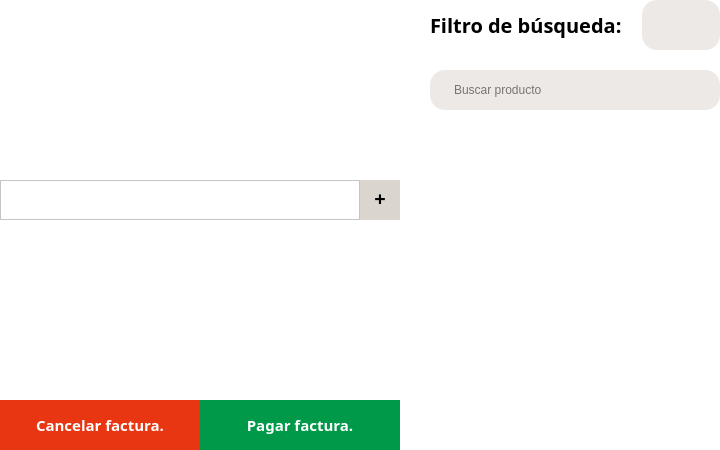
<?xml version="1.0" encoding="UTF-8"?>
<ui version="4.0">
 <class>BillingPage</class>
 <widget class="QWidget" name="BillingPage">
  <property name="geometry">
   <rect>
    <x>0</x>
    <y>0</y>
    <width>711</width>
    <height>450</height>
   </rect>
  </property>
  <property name="sizePolicy">
   <sizepolicy hsizetype="Expanding" vsizetype="Expanding">
    <horstretch>0</horstretch>
    <verstretch>0</verstretch>
   </sizepolicy>
  </property>
  <property name="windowTitle">
   <string>Form</string>
  </property>
  <property name="styleSheet">
   <string notr="true">QWidget {
	color: black;
	background-color: white;
}</string>
  </property>
  <layout class="QGridLayout" name="gridLayout_3">
   <property name="leftMargin">
    <number>0</number>
   </property>
   <property name="topMargin">
    <number>0</number>
   </property>
   <property name="rightMargin">
    <number>0</number>
   </property>
   <property name="bottomMargin">
    <number>0</number>
   </property>
   <property name="horizontalSpacing">
    <number>30</number>
   </property>
   <property name="verticalSpacing">
    <number>0</number>
   </property>
   <item row="0" column="0">
    <widget class="QWidget" name="widget" native="true">
     <property name="sizePolicy">
      <sizepolicy hsizetype="Expanding" vsizetype="Expanding">
       <horstretch>0</horstretch>
       <verstretch>0</verstretch>
      </sizepolicy>
     </property>
     <property name="minimumSize">
      <size>
       <width>400</width>
       <height>400</height>
      </size>
     </property>
     <property name="maximumSize">
      <size>
       <width>400</width>
       <height>16777215</height>
      </size>
     </property>
     <property name="styleSheet">
      <string notr="true">QWidget {
	color: black;
	background-color: white;
}</string>
     </property>
     <layout class="QGridLayout" name="billingLayout">
      <property name="leftMargin">
       <number>0</number>
      </property>
      <property name="topMargin">
       <number>0</number>
      </property>
      <property name="rightMargin">
       <number>0</number>
      </property>
      <property name="bottomMargin">
       <number>0</number>
      </property>
      <property name="spacing">
       <number>0</number>
      </property>
      <item row="1" column="0">
       <widget class="QWidget" name="widget_3" native="true">
        <property name="sizePolicy">
         <sizepolicy hsizetype="Expanding" vsizetype="Expanding">
          <horstretch>0</horstretch>
          <verstretch>0</verstretch>
         </sizepolicy>
        </property>
        <property name="minimumSize">
         <size>
          <width>40</width>
          <height>0</height>
         </size>
        </property>
        <property name="maximumSize">
         <size>
          <width>400</width>
          <height>40</height>
         </size>
        </property>
        <layout class="QGridLayout" name="gridLayout_4">
         <property name="leftMargin">
          <number>0</number>
         </property>
         <property name="topMargin">
          <number>0</number>
         </property>
         <property name="rightMargin">
          <number>0</number>
         </property>
         <property name="bottomMargin">
          <number>0</number>
         </property>
         <property name="horizontalSpacing">
          <number>0</number>
         </property>
         <item row="0" column="1">
          <widget class="QPushButton" name="createOrder_button">
           <property name="sizePolicy">
            <sizepolicy hsizetype="Expanding" vsizetype="Expanding">
             <horstretch>0</horstretch>
             <verstretch>0</verstretch>
            </sizepolicy>
           </property>
           <property name="minimumSize">
            <size>
             <width>40</width>
             <height>0</height>
            </size>
           </property>
           <property name="maximumSize">
            <size>
             <width>40</width>
             <height>40</height>
            </size>
           </property>
           <property name="font">
            <font>
             <family>Segoe UI Variable</family>
             <pointsize>15</pointsize>
             <bold>true</bold>
             <underline>false</underline>
             <kerning>true</kerning>
            </font>
           </property>
           <property name="layoutDirection">
            <enum>Qt::LayoutDirection::LeftToRight</enum>
           </property>
           <property name="autoFillBackground">
            <bool>false</bool>
           </property>
           <property name="styleSheet">
            <string notr="true">QPushButton {
  background-color: rgb(218, 213, 207);
  border: none;
  color: rgb(0, 0, 0);
  text-align: center;
 padding-bottom: 5px;
}

QPushButton:hover {
  background-color: rgb(0, 181, 84);   /* Fondo al pasar el mouse */
  color: white;             /* Color del texto al pasar el mouse */
}

QPushButton:pressed {
  background-color: rgb(0, 153, 73);     /* Fondo al presionar */
                /* Color del texto al presionar */
	color: white;
}

QPushButton:disabled {
  background-color: rgb(39, 39, 43);     /* Fondo deshabilitado */
  color: #7f8c8d;                /* Color del texto deshabilitado */
}

QPushButton:checked {
  background-color: #27ae60;     /* Fondo cuando está checkable y activado */
  color: #ecf0f1;        
}
</string>
           </property>
           <property name="text">
            <string>+</string>
           </property>
           <property name="iconSize">
            <size>
             <width>25</width>
             <height>25</height>
            </size>
           </property>
          </widget>
         </item>
         <item row="0" column="0">
          <widget class="QScrollArea" name="OpenedOrdersScrollArea">
           <property name="minimumSize">
            <size>
             <width>0</width>
             <height>40</height>
            </size>
           </property>
           <property name="maximumSize">
            <size>
             <width>16777215</width>
             <height>40</height>
            </size>
           </property>
           <property name="verticalScrollBarPolicy">
            <enum>Qt::ScrollBarPolicy::ScrollBarAlwaysOff</enum>
           </property>
           <property name="horizontalScrollBarPolicy">
            <enum>Qt::ScrollBarPolicy::ScrollBarAlwaysOff</enum>
           </property>
           <property name="sizeAdjustPolicy">
            <enum>QAbstractScrollArea::SizeAdjustPolicy::AdjustIgnored</enum>
           </property>
           <property name="widgetResizable">
            <bool>true</bool>
           </property>
           <property name="alignment">
            <set>Qt::AlignmentFlag::AlignCenter</set>
           </property>
           <widget class="QWidget" name="openedOrdersArea">
            <property name="geometry">
             <rect>
              <x>0</x>
              <y>0</y>
              <width>358</width>
              <height>40</height>
             </rect>
            </property>
            <property name="sizePolicy">
             <sizepolicy hsizetype="Expanding" vsizetype="Expanding">
              <horstretch>0</horstretch>
              <verstretch>0</verstretch>
             </sizepolicy>
            </property>
            <property name="minimumSize">
             <size>
              <width>0</width>
              <height>40</height>
             </size>
            </property>
            <property name="maximumSize">
             <size>
              <width>16777215</width>
              <height>40</height>
             </size>
            </property>
           </widget>
          </widget>
         </item>
        </layout>
       </widget>
      </item>
     </layout>
    </widget>
   </item>
   <item row="0" column="5" rowspan="2" colspan="2">
    <layout class="QGridLayout" name="gridLayout_2">
     <property name="spacing">
      <number>20</number>
     </property>
     <item row="0" column="0">
      <widget class="QLabel" name="label_17">
       <property name="sizePolicy">
        <sizepolicy hsizetype="Expanding" vsizetype="Preferred">
         <horstretch>0</horstretch>
         <verstretch>0</verstretch>
        </sizepolicy>
       </property>
       <property name="maximumSize">
        <size>
         <width>200</width>
         <height>16777215</height>
        </size>
       </property>
       <property name="font">
        <font>
         <family>Segoe UI Variable</family>
         <pointsize>15</pointsize>
         <bold>true</bold>
        </font>
       </property>
       <property name="styleSheet">
        <string notr="true">color:black;</string>
       </property>
       <property name="text">
        <string>Filtro de búsqueda:</string>
       </property>
      </widget>
     </item>
     <item row="0" column="1" colspan="2">
      <widget class="QComboBox" name="comboBox">
       <property name="sizePolicy">
        <sizepolicy hsizetype="Expanding" vsizetype="Expanding">
         <horstretch>0</horstretch>
         <verstretch>0</verstretch>
        </sizepolicy>
       </property>
       <property name="maximumSize">
        <size>
         <width>16777215</width>
         <height>50</height>
        </size>
       </property>
       <property name="styleSheet">
        <string notr="true">  QComboBox {
    border: 2px solid  rgb(237, 233, 230);
    border-radius: 15px;
    color: black;
    background-color: rgb(237, 233, 230);
    padding-left: 20px;
    padding-right: 10px;
  }

  /* Estilo para el área desplegable */
QComboBox QAbstractItemView {
    border: 2px solid  rgb(237, 233, 230);
    color: black;
    background-color: rgb(237, 233, 230);
    selection-background-color: rgb(63, 64, 70);
    selection-color: white;
 }

QComboBox::drop-down {
    width: 0px; /* Hacemos que la flecha no ocupe espacio */
    border: none;
    background-color: transparent;
}</string>
       </property>
      </widget>
     </item>
     <item row="2" column="0" colspan="3">
      <widget class="QLineEdit" name="lineEdit">
       <property name="sizePolicy">
        <sizepolicy hsizetype="Expanding" vsizetype="Minimum">
         <horstretch>0</horstretch>
         <verstretch>0</verstretch>
        </sizepolicy>
       </property>
       <property name="minimumSize">
        <size>
         <width>0</width>
         <height>40</height>
        </size>
       </property>
       <property name="maximumSize">
        <size>
         <width>1400</width>
         <height>16777215</height>
        </size>
       </property>
       <property name="styleSheet">
        <string notr="true">QLineEdit {
  border: 2px solid  rgb(237, 233, 230);
  border-radius: 15px;

  color: rgb(0, 0, 0);
  background-color: rgb(237, 233, 230);
  padding-left: 20px;
  padding-right: 10px;
}
</string>
       </property>
       <property name="placeholderText">
        <string>Buscar producto</string>
       </property>
      </widget>
     </item>
     <item row="3" column="0" colspan="3">
      <widget class="QScrollArea" name="productSelectionButtonsScrollArea">
       <property name="sizePolicy">
        <sizepolicy hsizetype="Expanding" vsizetype="Expanding">
         <horstretch>0</horstretch>
         <verstretch>0</verstretch>
        </sizepolicy>
       </property>
       <property name="maximumSize">
        <size>
         <width>1400</width>
         <height>16777215</height>
        </size>
       </property>
       <property name="styleSheet">
        <string notr="true">border: none;</string>
       </property>
       <property name="verticalScrollBarPolicy">
        <enum>Qt::ScrollBarPolicy::ScrollBarAlwaysOff</enum>
       </property>
       <property name="horizontalScrollBarPolicy">
        <enum>Qt::ScrollBarPolicy::ScrollBarAsNeeded</enum>
       </property>
       <property name="sizeAdjustPolicy">
        <enum>QAbstractScrollArea::SizeAdjustPolicy::AdjustToContents</enum>
       </property>
       <property name="widgetResizable">
        <bool>true</bool>
       </property>
       <property name="alignment">
        <set>Qt::AlignmentFlag::AlignLeading|Qt::AlignmentFlag::AlignLeft|Qt::AlignmentFlag::AlignVCenter</set>
       </property>
       <widget class="QWidget" name="products_WidgetContents">
        <property name="geometry">
         <rect>
          <x>0</x>
          <y>0</y>
          <width>279</width>
          <height>318</height>
         </rect>
        </property>
        <property name="sizePolicy">
         <sizepolicy hsizetype="Expanding" vsizetype="Expanding">
          <horstretch>0</horstretch>
          <verstretch>0</verstretch>
         </sizepolicy>
        </property>
        <property name="maximumSize">
         <size>
          <width>1400</width>
          <height>16777215</height>
         </size>
        </property>
       </widget>
      </widget>
     </item>
    </layout>
   </item>
   <item row="1" column="0">
    <widget class="QWidget" name="widget_2" native="true">
     <property name="sizePolicy">
      <sizepolicy hsizetype="Expanding" vsizetype="Expanding">
       <horstretch>0</horstretch>
       <verstretch>0</verstretch>
      </sizepolicy>
     </property>
     <property name="maximumSize">
      <size>
       <width>400</width>
       <height>50</height>
      </size>
     </property>
     <layout class="QHBoxLayout" name="horizontalLayout">
      <property name="spacing">
       <number>0</number>
      </property>
      <property name="leftMargin">
       <number>0</number>
      </property>
      <property name="topMargin">
       <number>0</number>
      </property>
      <property name="rightMargin">
       <number>0</number>
      </property>
      <property name="bottomMargin">
       <number>0</number>
      </property>
      <item>
       <widget class="QPushButton" name="cancelOrder_button">
        <property name="sizePolicy">
         <sizepolicy hsizetype="Expanding" vsizetype="Expanding">
          <horstretch>0</horstretch>
          <verstretch>0</verstretch>
         </sizepolicy>
        </property>
        <property name="minimumSize">
         <size>
          <width>200</width>
          <height>50</height>
         </size>
        </property>
        <property name="maximumSize">
         <size>
          <width>200</width>
          <height>50</height>
         </size>
        </property>
        <property name="font">
         <font>
          <family>Segoe UI Variable</family>
          <pointsize>11</pointsize>
          <bold>true</bold>
         </font>
        </property>
        <property name="styleSheet">
         <string notr="true">QPushButton {
	border-radius: 0px;
	padding: 5px;
	background-color: rgb(232, 54, 18);
	color: rgb(255, 255, 255);
}

QPushButton:hover {
  background-color: rgb(253, 59, 20);     /* Fondo al pasar el mouse */
  color: #f0f0f0;                /* Color del texto al pasar el mouse */
}

QPushButton:pressed {
  background-color: rgb(208, 48, 16);    /* Fondo al presionar */
  color: #d0d0d0;                /* Color del texto al presionar */
}

QPushButton:disabled {
  background-color: rgb(39, 39, 43);     /* Fondo deshabilitado */
  color: #7f8c8d;                /* Color del texto deshabilitado */
}

QPushButton:checked {
  background-color: #27ae60;     /* Fondo cuando está checkable y activado */
  color: #ecf0f1;        
}</string>
        </property>
        <property name="text">
         <string>Cancelar factura.</string>
        </property>
       </widget>
      </item>
      <item>
       <widget class="QPushButton" name="payOrder_button">
        <property name="sizePolicy">
         <sizepolicy hsizetype="Expanding" vsizetype="Expanding">
          <horstretch>0</horstretch>
          <verstretch>0</verstretch>
         </sizepolicy>
        </property>
        <property name="minimumSize">
         <size>
          <width>200</width>
          <height>50</height>
         </size>
        </property>
        <property name="maximumSize">
         <size>
          <width>200</width>
          <height>50</height>
         </size>
        </property>
        <property name="font">
         <font>
          <family>Segoe UI Variable</family>
          <pointsize>11</pointsize>
          <bold>true</bold>
         </font>
        </property>
        <property name="styleSheet">
         <string notr="true">QPushButton {
	border-radius: 0px;
	padding: 5px;
	background-color: rgb(0, 153, 73);
	color: white;
}

QPushButton:hover {
  background-color: rgb(0, 181, 84);     /* Fondo al pasar el mouse */
  color: white;                /* Color del texto al pasar el mouse */
}

QPushButton:pressed {
  background-color: rgb(0, 125, 58);     /* Fondo al presionar */
  color: white;                /* Color del texto al presionar */
}

QPushButton:disabled {
  background-color: rgb(39, 39, 43);     /* Fondo deshabilitado */
  color: #7f8c8d;                /* Color del texto deshabilitado */
}

QPushButton:checked {
  background-color: #27ae60;     /* Fondo cuando está checkable y activado */
  color: #ecf0f1;        
}</string>
        </property>
        <property name="text">
         <string>Pagar factura.</string>
        </property>
       </widget>
      </item>
     </layout>
    </widget>
   </item>
  </layout>
 </widget>
 <resources/>
 <connections/>
</ui>
